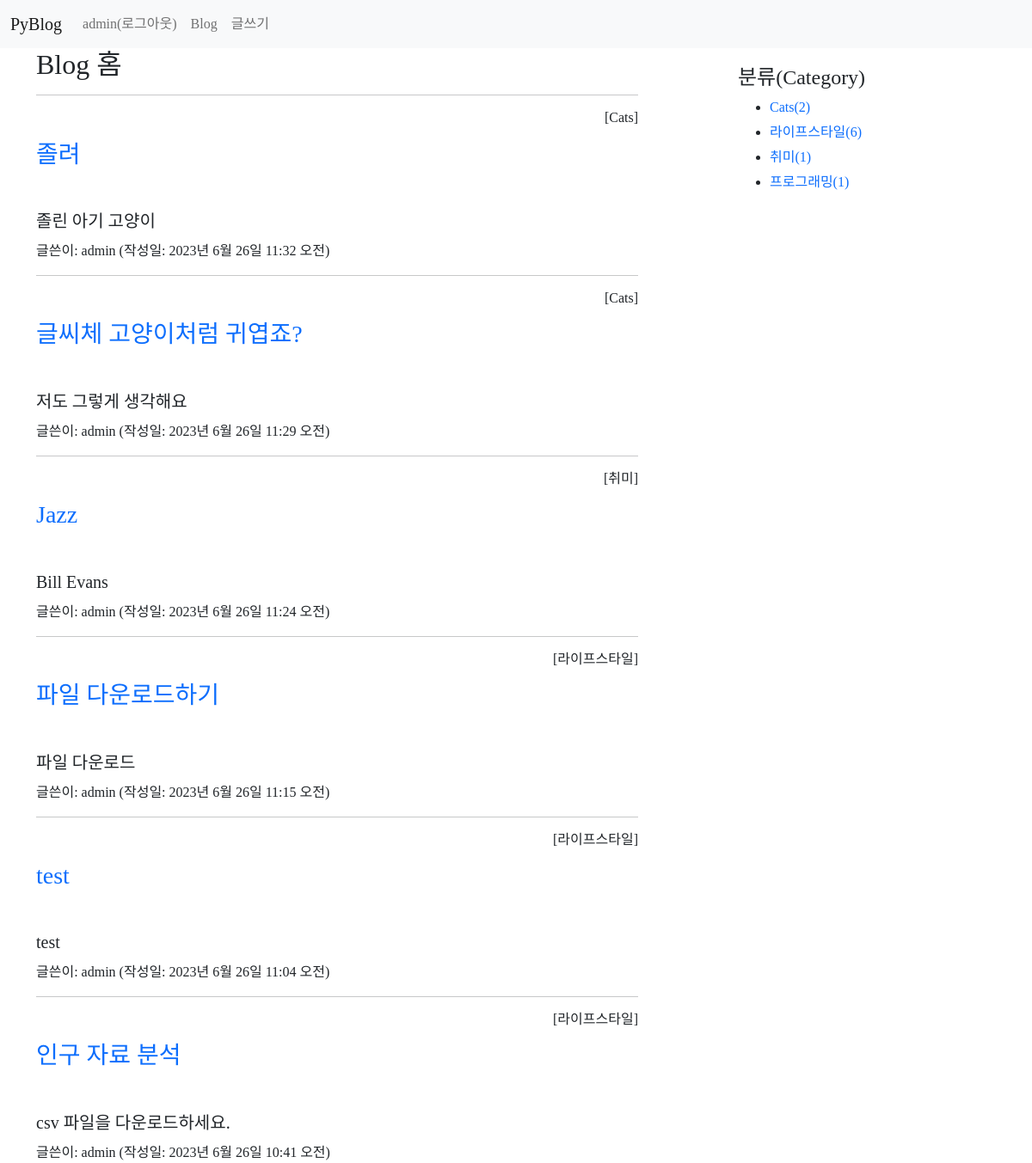
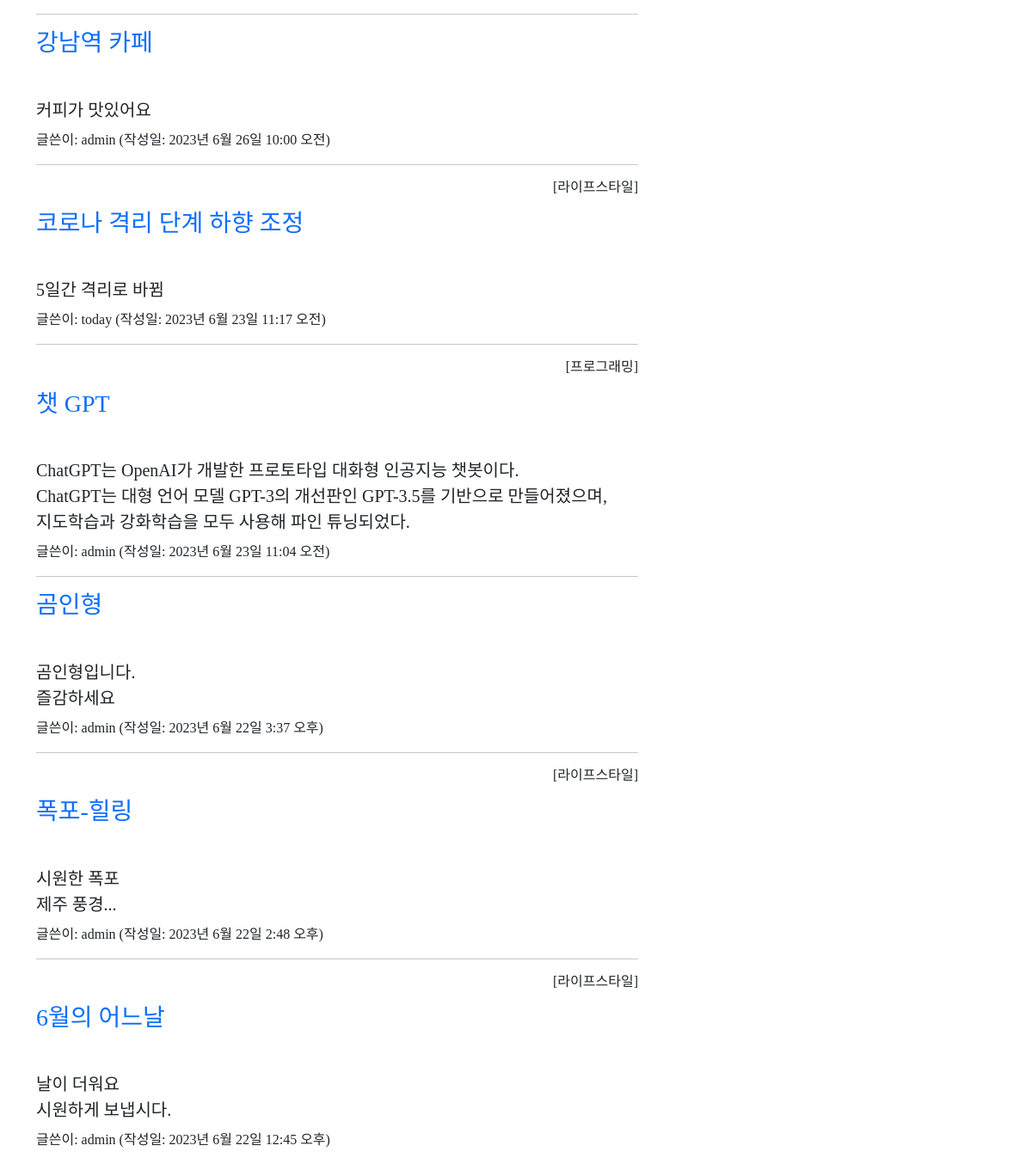
Page /blog/ (signed in) on the committed database (2 pictures, top to bottom).
### blog/models.py (models this page shows, shortened)
class Post(models.Model):
    author = models.ForeignKey(User, on_delete=models.CASCADE)
    title = models.CharField(max_length=100)  #제목
    content = models.TextField()              #내용
    pub_date = models.DateTimeField()         #발행일
    modify_date = models.DateTimeField(null=True, blank=True) #입력 폼이 비어도 됨
    photo = models.ImageField(upload_to='blog/images/%Y/%m/%d/',
                    null=True, blank=True)  #null 허용, 파일을 첨부하지 않을수 있음
    file = models.FileField(upload_to='blog/files/%y/%m/%d',
                            null=True, blank=True)
    category = models.ForeignKey(Category, null=True, blank=True,
                    on_delete=models.SET_NULL)

class Category(models.Model):
    name = models.CharField(max_length=50, unique=True)
    slug = models.SlugField(max_length=200, unique=True,
                allow_unicode=True)
    def __str__(self):
        return self.name
    def get_absolute_url(self):
        from django.urls import reverse
        return reverse('blog:category_page', args=[self.slug])
    class Meta:
        ordering = ['name']  # 이름순 정렬
        verbose_name = 'category'
        verbose_name_plural = 'categories'

### blog/views.py (the view)
# urls.py: path('', views.post_list, name='post_list'), # 목록
def post_list(request):
    post_list = Post.objects.order_by('-pub_date') # 포스트 전체 검색
    categories = Category.objects.all() #카테고리 전체 검색
    context = {'post_list': post_list, 'categories': categories}
    return render(request, 'blog/post_list.html', context)

### templates/blog/post_list.html (shortened to what this page needs)
{% extends 'base.html' %}
{% block content %}
<div class="container">
    <section id="post_list">
        <h2>Blog 홈</h2>
        {% if post_list %}
            {% for post in post_list %}
                <hr>
                {% if post.category %}
                    <h6 class="text-end">[{{ post.category }}]</h6>
                {% endif %}
                <h3 class="my-3">
                    <a href="{% url 'blog:detail' post.id %}">
                        {{ post.title }}
                    </a>
                </h3>
                <h5 style="white-space: pre-line; line-height: 1.5">
                    {{ post.content }}
                </h5>
                <p>글쓴이: {{ post.author }} (작성일: {{ post.pub_date }})</p>
            {% endfor %}
        {% else %}
            <p>포스트가 없습니다.</p>
        {% endif %}
    </section>
    <aside id="category">
        <h4>분류(Category)</h4>
        <div>
            <ul>
                {% for category in categories %}
                    {% if current_category.slug == category.slug %}
                    <li style="background: #ff0">
                        <a href="{{ category.get_absolute_url }}">
                        {{ category.name }}({{ category.post_set.count }})
                        </a>
                    </li>
                    {% else %}
                    <li>
                        <a href="{{ category.get_absolute_url }}">
                        {{ category.name }}({{ category.post_set.count }})
                        </a>
                    </li>
                    {% endif %}
                {% endfor %}
            </ul>
        </div>
    </aside>
</div>
{% endblock %}

### templates/navbar.html (shortened to what this page needs)
<nav class="navbar navbar-expand-lg navbar-light bg-light">
  <div class="container-fluid">
    <a class="navbar-brand" href="/">PyBlog</a>
    <div class="collapse navbar-collapse" id="navbarSupportedContent">
      <ul class="navbar-nav me-auto mb-2 mb-lg-0">
        {% if not user.is_authenticated %}
        <li class="nav-item">
          <a class="nav-link" href="{% url 'common:login' %}">로그인</a>
        </li>
        {% else %}
        <li class="nav-item">
          <a class="nav-link" href="{% url 'common:logout' %}">
            {{ user.username }}(로그아웃)
          </a>
        </li>
        {% endif %}
        <li class="nav-item">
          <a class="nav-link" href="{% url 'blog:post_list' %}">Blog</a>
        </li>
        <li class="nav-item">
          <a class="nav-link" href="{% url 'blog:post_create' %}">글쓰기</a>
        </li>
      </ul>
    </div>
  </div>
</nav>

### static/blog/css/style.css (style rules this page uses)
a { text-decoration: none; }
body { font-family: 'omyu_pretty'; }
#post_list { width: 700px; float: left; }
#category { width: 200px; float: right; margin: 20px 100px 0 0; }
#category ul li { margin: 5px; }

### rows in the picture
Post: category "Cats", title "졸려", content "졸린 아기 고양이", author "admin", pub_date "2023년 6월 26일 11:32 오전"
Post: category "Cats", title "글씨체 고양이처럼 귀엽죠?", content "저도 그렇게 생각해요", author "admin", pub_date "2023년 6월 26일 11:29 오전"
Post: category "취미", title "Jazz", content "Bill Evans", author "admin", pub_date "2023년 6월 26일 11:24 오전"
Post: category "라이프스타일", title "파일 다운로드하기", content "파일 다운로드", author "admin", pub_date "2023년 6월 26일 11:15 오전"
Post: category "라이프스타일", title "test", content "test", author "admin", pub_date "2023년 6월 26일 11:04 오전"
Post: category "라이프스타일", title "인구 자료 분석", content "csv 파일을 다운로드하세요.", author "admin", pub_date "2023년 6월 26일 10:41 오전"
Post: title "강남역 카페", content "커피가 맛있어요", author "admin", pub_date "2023년 6월 26일 10:00 오전"
Post: category "라이프스타일", title "코로나 격리 단계 하향 조정", content "5일간 격리로 바뀜", author "today", pub_date "2023년 6월 23일 11:17 오전"
Post: category "프로그래밍", title "챗 GPT", content "ChatGPT는 OpenAI가 개발한 프로토타입 대화형 인공지능 챗봇이다. ChatGPT는 대형 언어 모델 GPT-3의 개선판인 GPT-3.5를 기반으로 만들어졌으며, 지도학습과 강화학습을 모두 사용해 파인 튜닝되었다.", author "admin", pub_date "2023년 6월 23일 11:04 오전"
Post: title "곰인형", content "곰인형입니다. 즐감하세요", author "admin", pub_date "2023년 6월 22일 3:37 오후"
Post: category "라이프스타일", title "폭포-힐링", content "시원한 폭포 제주 풍경...", author "admin", pub_date "2023년 6월 22일 2:48 오후"
Post: category "라이프스타일", title "6월의 어느날", content "날이 더워요 시원하게 보냅시다.", author "admin", pub_date "2023년 6월 22일 12:45 오후"
Category: name "Cats", post_set.count "2"
Category: name "라이프스타일", post_set.count "6"
Category: name "취미", post_set.count "1"
Category: name "프로그래밍", post_set.count "1"

### other values in the picture
{{ user.username }} "admin"
